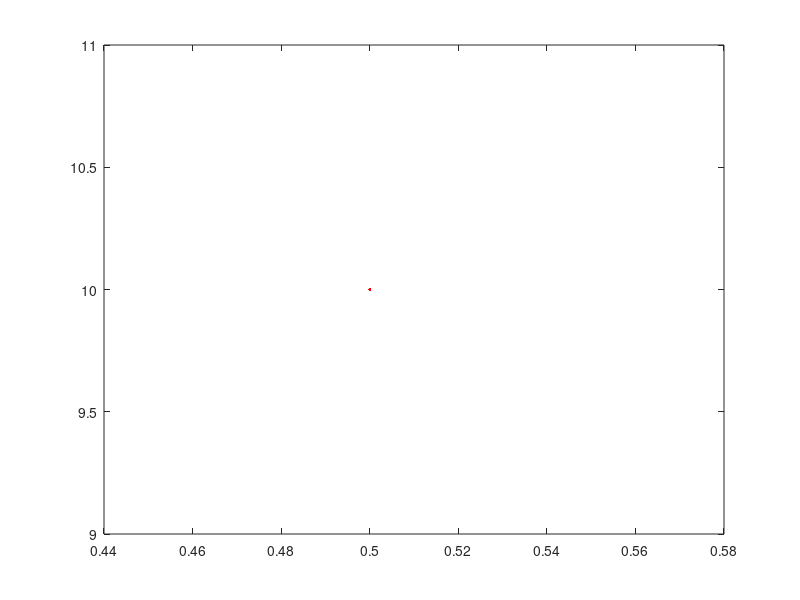

The MATLAB source for this figure: (Note: this script raises an error after producing the figure.)
clc;
clear all;
close all;

nodePos = [10 0.5];
radius = 1;

plot(nodePos(2), nodePos(1),'.r');
hold on;
drawArcArrow(nodePos,radius,5);
drawArcArrow([10 50],radius,4);

drawLineArrow(nodePos, [10 50], radius, 9);